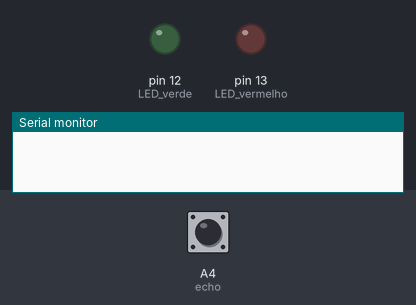
Bench run of a sketch on a simulated Arduino Uno, built with avr-gcc and run on an emulated ATmega328P. Shown: output pins drawn as LEDs (lit = HIGH), the last lines printed to the serial monitor. The test bench sets the inputs (shaded band); at power-on: A4 (echo) LOW. Pins used as bus, display or sensor lines are not drawn.

Above: at 0.1 s.
At 1.2 s:
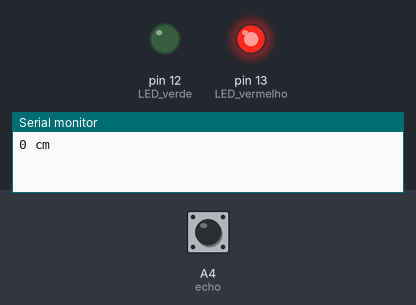
1.3 s: A4 (echo) pulsed HIGH 2 times (0.12 s each, 0.3 s apart)
At 2.4 s:
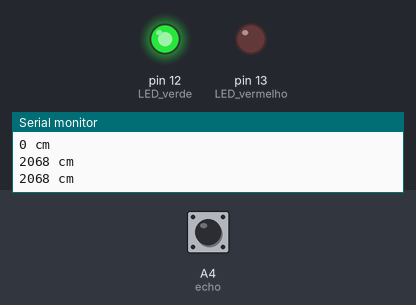
Timing chart, 0 to 4.3 s (numbered marks = the images above; inputs shaded):
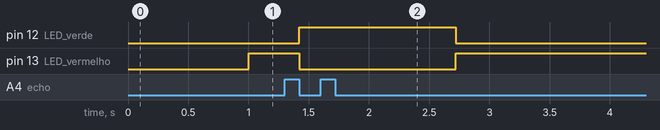

Measured:
- after the input at 1.3 s, pin 12 (LED_verde): LOW → HIGH after 0.12 s, → LOW 1.3 s later; pin 13 (LED_vermelho): HIGH → LOW after 0.12 s, → HIGH 1.3 s later

The sketch:

sensor-de-estacionamento.ino
```cpp
/**
  Sensor ultrassonico HC-SR04
  @author Professor Jose de Assis
  ----------------------------------------
  | Sensor  | Arduino   |
  | Vcc     |   5V      |
  | Trig    |   A5      |
  | Echo    |   A4      |
  | GND     |   GND     |
*/

//variaveis usadas para medir a distancia
int distancia;  //cm
long sensor;    //variavel de precisao - numeros nao inteiros (apoio ao calculo)

void setup() {
  Serial.begin(9600);
  pinMode(A4, INPUT);   //echo
  pinMode(A5, OUTPUT);  //trig
  pinMode(12, OUTPUT);  //LED verde
  pinMode(13, OUTPUT);  //LED vermelho
}

void loop() {
  distancia = ping();  //invocar/chamar a funcao ping() e armazenar o valor de retorno na variavel distancia
  Serial.print(distancia);
  Serial.println(" cm");
  if (distancia < 40) {
    digitalWrite(12, LOW);    //apagar o verde
    digitalWrite(13, HIGH);   //acender o vermelho
  } else {
    digitalWrite(12, HIGH);   //acender o verde
    digitalWrite(13, LOW);    //apagar o vermelho
  }
}

//funcao usada para o disparo do pulso e calculo da distancia
//uma funcao -> bloco de codigo reutilizavel
long ping() {
  digitalWrite(A5, LOW);  //zerar
  delayMicroseconds(2);
  digitalWrite(A5, HIGH);  //disparar o pulso sonoro
  delayMicroseconds(40);
  sensor = pulseIn(A4, HIGH);  //receber o retorno do pulso
  return (sensor / 29) / 2;    //calcular o valor em cm
}
```
